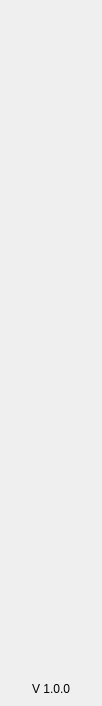
<?xml version="1.0" encoding="UTF-8"?>
<ui version="4.0">
 <class>NavMenuWidget</class>
 <widget class="QWidget" name="NavMenuWidget">
  <property name="geometry">
   <rect>
    <x>0</x>
    <y>0</y>
    <width>102</width>
    <height>706</height>
   </rect>
  </property>
  <property name="windowTitle">
   <string>Form</string>
  </property>
  <property name="styleSheet">
   <string notr="true">padding:0px;
border:none;
margin:0px;</string>
  </property>
  <layout class="QVBoxLayout" name="verticalLayout">
   <property name="spacing">
    <number>0</number>
   </property>
   <property name="leftMargin">
    <number>0</number>
   </property>
   <property name="topMargin">
    <number>0</number>
   </property>
   <property name="rightMargin">
    <number>0</number>
   </property>
   <property name="bottomMargin">
    <number>0</number>
   </property>
   <item>
    <widget class="QWidget" name="navContainer_2" native="true">
     <layout class="QVBoxLayout" name="navContainer" stretch="0,0,0,0,0,0,0,0,1,0">
      <property name="spacing">
       <number>0</number>
      </property>
      <property name="leftMargin">
       <number>0</number>
      </property>
      <property name="topMargin">
       <number>0</number>
      </property>
      <property name="rightMargin">
       <number>0</number>
      </property>
      <property name="bottomMargin">
       <number>10</number>
      </property>
      <item>
       <widget class="QLabel" name="imgLogo">
        <property name="minimumSize">
         <size>
          <width>0</width>
          <height>120</height>
         </size>
        </property>
        <property name="text">
         <string/>
        </property>
       </widget>
      </item>
      <item>
       <widget class="QToolButton" name="btnDashboard">
        <property name="minimumSize">
         <size>
          <width>100</width>
          <height>80</height>
         </size>
        </property>
        <property name="text">
         <string/>
        </property>
        <property name="iconSize">
         <size>
          <width>32</width>
          <height>32</height>
         </size>
        </property>
        <property name="checkable">
         <bool>true</bool>
        </property>
        <property name="checked">
         <bool>true</bool>
        </property>
        <property name="autoExclusive">
         <bool>true</bool>
        </property>
       </widget>
      </item>
      <item>
       <widget class="QToolButton" name="btnSend">
        <property name="minimumSize">
         <size>
          <width>100</width>
          <height>80</height>
         </size>
        </property>
        <property name="text">
         <string/>
        </property>
        <property name="iconSize">
         <size>
          <width>32</width>
          <height>32</height>
         </size>
        </property>
        <property name="checkable">
         <bool>true</bool>
        </property>
        <property name="autoExclusive">
         <bool>true</bool>
        </property>
       </widget>
      </item>
      <item>
       <widget class="QToolButton" name="btnReceive">
        <property name="minimumSize">
         <size>
          <width>100</width>
          <height>80</height>
         </size>
        </property>
        <property name="text">
         <string/>
        </property>
        <property name="checkable">
         <bool>true</bool>
        </property>
        <property name="autoExclusive">
         <bool>true</bool>
        </property>
       </widget>
      </item>
      <item>
       <widget class="QToolButton" name="btnAddress">
        <property name="minimumSize">
         <size>
          <width>100</width>
          <height>80</height>
         </size>
        </property>
        <property name="text">
         <string/>
        </property>
        <property name="iconSize">
         <size>
          <width>32</width>
          <height>32</height>
         </size>
        </property>
        <property name="checkable">
         <bool>true</bool>
        </property>
        <property name="autoExclusive">
         <bool>true</bool>
        </property>
       </widget>
      </item>
      <item>
       <widget class="QToolButton" name="btnPrivacy">
        <property name="minimumSize">
         <size>
          <width>100</width>
          <height>80</height>
         </size>
        </property>
        <property name="text">
         <string/>
        </property>
        <property name="iconSize">
         <size>
          <width>32</width>
          <height>32</height>
         </size>
        </property>
        <property name="checkable">
         <bool>true</bool>
        </property>
        <property name="autoExclusive">
         <bool>true</bool>
        </property>
       </widget>
      </item>
      <item>
       <widget class="QToolButton" name="btnMaster">
        <property name="minimumSize">
         <size>
          <width>100</width>
          <height>80</height>
         </size>
        </property>
        <property name="text">
         <string/>
        </property>
        <property name="iconSize">
         <size>
          <width>32</width>
          <height>32</height>
         </size>
        </property>
        <property name="checkable">
         <bool>true</bool>
        </property>
        <property name="autoExclusive">
         <bool>true</bool>
        </property>
       </widget>
      </item>
      <item>
       <widget class="QToolButton" name="btnSettings">
        <property name="minimumSize">
         <size>
          <width>100</width>
          <height>80</height>
         </size>
        </property>
        <property name="text">
         <string/>
        </property>
        <property name="iconSize">
         <size>
          <width>32</width>
          <height>32</height>
         </size>
        </property>
        <property name="checkable">
         <bool>true</bool>
        </property>
        <property name="autoExclusive">
         <bool>true</bool>
        </property>
       </widget>
      </item>
      <item>
       <spacer name="verticalSpacer">
        <property name="orientation">
         <enum>Qt::Vertical</enum>
        </property>
        <property name="sizeHint" stdset="0">
         <size>
          <width>20</width>
          <height>40</height>
         </size>
        </property>
       </spacer>
      </item>
      <item alignment="Qt::AlignHCenter">
       <widget class="QLabel" name="labelVersion">
        <property name="text">
         <string>V 1.0.0</string>
        </property>
        <property name="alignment">
         <set>Qt::AlignBottom|Qt::AlignHCenter</set>
        </property>
       </widget>
      </item>
     </layout>
    </widget>
   </item>
  </layout>
 </widget>
 <resources/>
 <connections/>
</ui>
